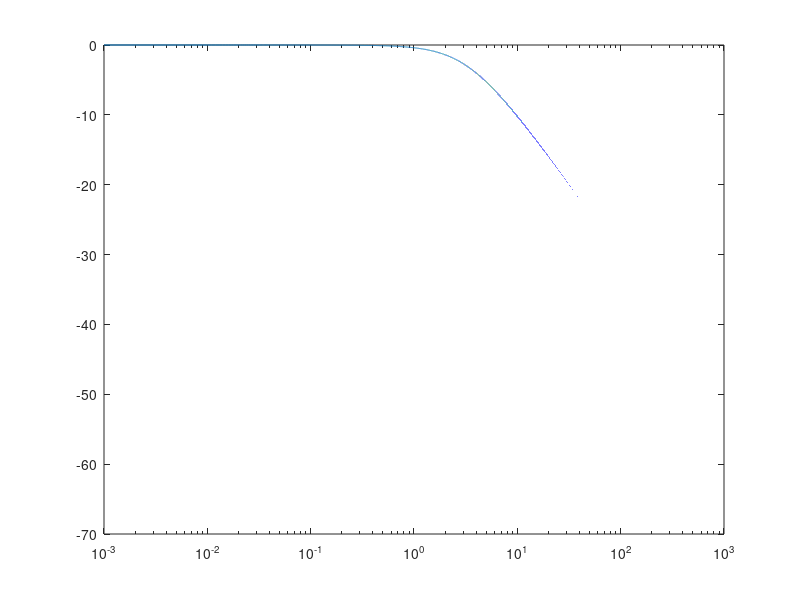

The MATLAB script that drew this image: (Note: this script raises an error after producing the figure.)
clc;clear;
close all;
%% R-L-C circuit
L = 0.001;
C = 0.05;
R = 1;
fs=1000;
fc = sqrt(1/L/C)/2/pi
f = 0:0.001:1000;
w = 2*pi*f;
s = 1j*w;
Ts = 1./(L*C*s.^2+R*C*s+1);
%% digital filter
as = [1,R/L,1/L/C];
bs = [1/L/C];
[bz,az] = bilinear(bs,as,fs); % matlab function
Hz2 = freqz(bz,az,f,fs);
% freqz(bz,az,f,fs)
figure
p=semilogx(f,20*log10(abs(Ts)));p.LineWidth=1.5;
% p=plot(f,20*log10(abs(Ts)));p.LineWidth=1.5;
hold on
p=semilogx(f,20*log10(abs(Hz2)));p.LineWidth=1.5;p.LineStyle=':';
grid on
xlabel('Frequency /Hz')
ylabel('Amplitude /dB')
legend('Analog','Digital')
%% filter signal ...

